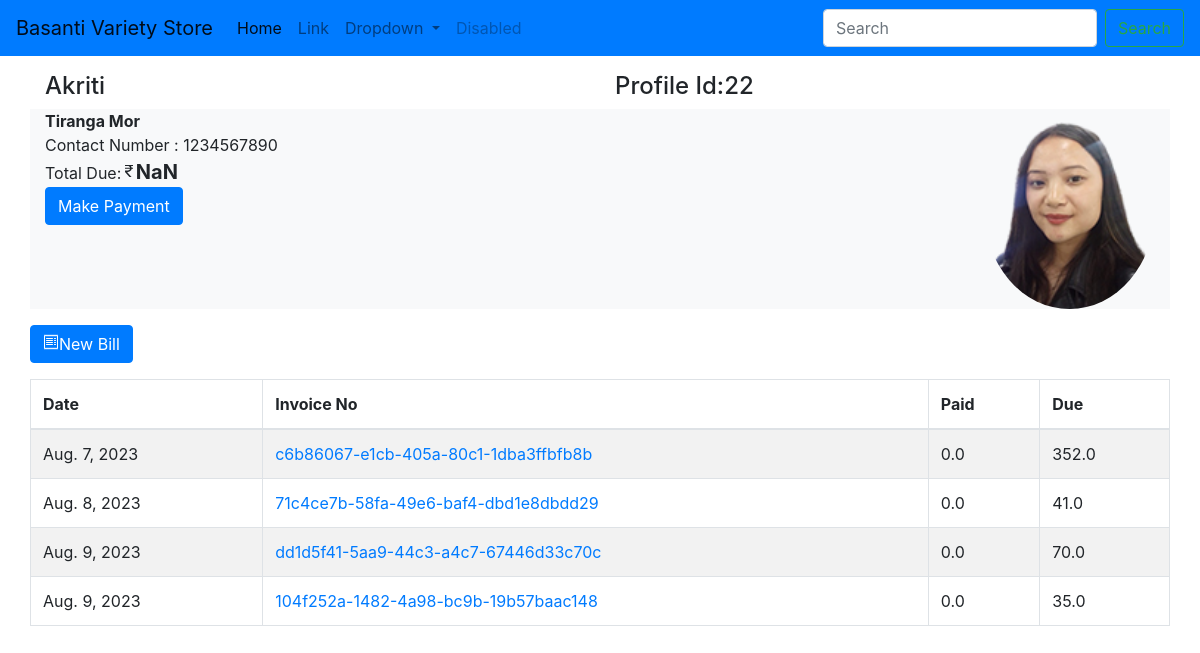
The app's page /profile/22 with its own data.
### shopdue/models.py (models this page shows, shortened)
class Customer(models.Model):
    customer_name = models.CharField(max_length=60)
    customer_address = models.TextField()
    contact_number = models.CharField(max_length=12)
    additional_info = models.TextField()
    customer_image = models.ImageField(upload_to=generate_unique_filename, null=True)
    total_due = 0

class Bill(models.Model):
    customer = models.ForeignKey(Customer, related_name='bills' , on_delete=models.CASCADE)
    invoice_no = models.UUIDField(
        primary_key=True, default=uuid.uuid4, editable=False)
    date = models.DateField(auto_now_add=True, null=True)
    discount = models.FloatField(default=0)
    total = models.FloatField(default=0)
    paid = models.FloatField(default=0)
    due = models.FloatField(default=0)

### mystore/views.py (the view)
# urls.py: path('profile/<int:customer_id>', views.customerProfile, name='single_customer_profile'),
def customerProfile(request, customer_id):
    customer = models.Customer.objects.get(pk=customer_id)
    bills = customer.bills.all()
    data = {'customer': customer, 'bills': bills}
    return render(request, 'customer_profile.html', data)

### templates/customer_profile.html (shortened to what this page needs)
{% extends 'base.html' %}
{% block content %}
  <div class="container">
    <div class="row">
      <div class="col-6">
        <h4>{{ customer.customer_name }}</h4>
      </div>
      <div class="col-6">
        <h4>Profile Id:{{ customer.id }}</h4>
      </div>
    </div>
    <div class="row">
      <div class="col-6 bg-light">
        <div class="row">
          <div class="col">
            <strong>{{ customer.customer_address }}</strong>
          </div>
        </div>
        <div class="row">
          <div class="col">Contact Number : {{ customer.contact_number }}</div>
        </div>
        <div class="row">
          <div class="col">
            Total Due:
            <strong id="due_display" style="margin-left: -6px; font-size: 20px;"></strong>
          </div>
        </div>
        <div class="row">
          <div class="col">
            <a href="/due/bill/payment?id=21" class="btn btn-primary">Make Payment</a>
          </div>
        </div>
      </div>
      <div class="col-6 bg-light">
        <div class="d-flex flex-row-reverse">
          <img src="/media/{{ customer.customer_image }}" style="height: 200px; border-radius: 50%;" class="float-left" alt="..." />
        </div>
      </div>
    </div>
    <div class="row">
      <div class="row">
        <div class="col">
          <a href="/invoice/{{ customer.id }}" class="btn btn-primary mt-3 float-right">
            New Bill
          </a>
        </div>
      </div>
    </div>
    <div class="row">
      <table id="purchase_table" class="table table-striped table-bordered mt-3">
        <thead>
          <tr>
            <th scope="col">Date</th>
            <th scope="col">Invoice No</th>
            <th scope="col">Paid</th>
            <th scope="col">Due</th>
          </tr>
        </thead>
        <tbody>
          {% for bill in bills %}
            <tr>
              <td>{{ bill.date }}</td>
              <td>
                <a href="/due/bill/details/{{bill.invoice_no}}?query={{bill.invoice_no}}">{{ bill.invoice_no }}</a>
              </td>
              <td>{{ bill.paid }}</td>
              <td class="due_count">{{ bill.due }}</td>
            </tr>
          {% endfor %}
        </tbody>
      </table>
    </div>
  </div>
{% endblock %}

### records on screen
Customer: customer_name "Akriti", id "22", customer_address "Tiranga Mor", contact_number "1234567890", customer_image (picture)
Bill: date "Aug. 7, 2023", invoice_no "c6b86067-e1cb-405a-80c1-1dba3ffbfb8b", paid "0.0", due "352.0"
Bill: date "Aug. 8, 2023", invoice_no "71c4ce7b-58fa-49e6-baf4-dbd1e8dbdd29", paid "0.0", due "41.0"
Bill: date "Aug. 9, 2023", invoice_no "dd1d5f41-5aa9-44c3-a4c7-67446d33c70c", paid "0.0", due "70.0"
Bill: date "Aug. 9, 2023", invoice_no "104f252a-1482-4a98-bc9b-19b57baac148", paid "0.0", due "35.0"
